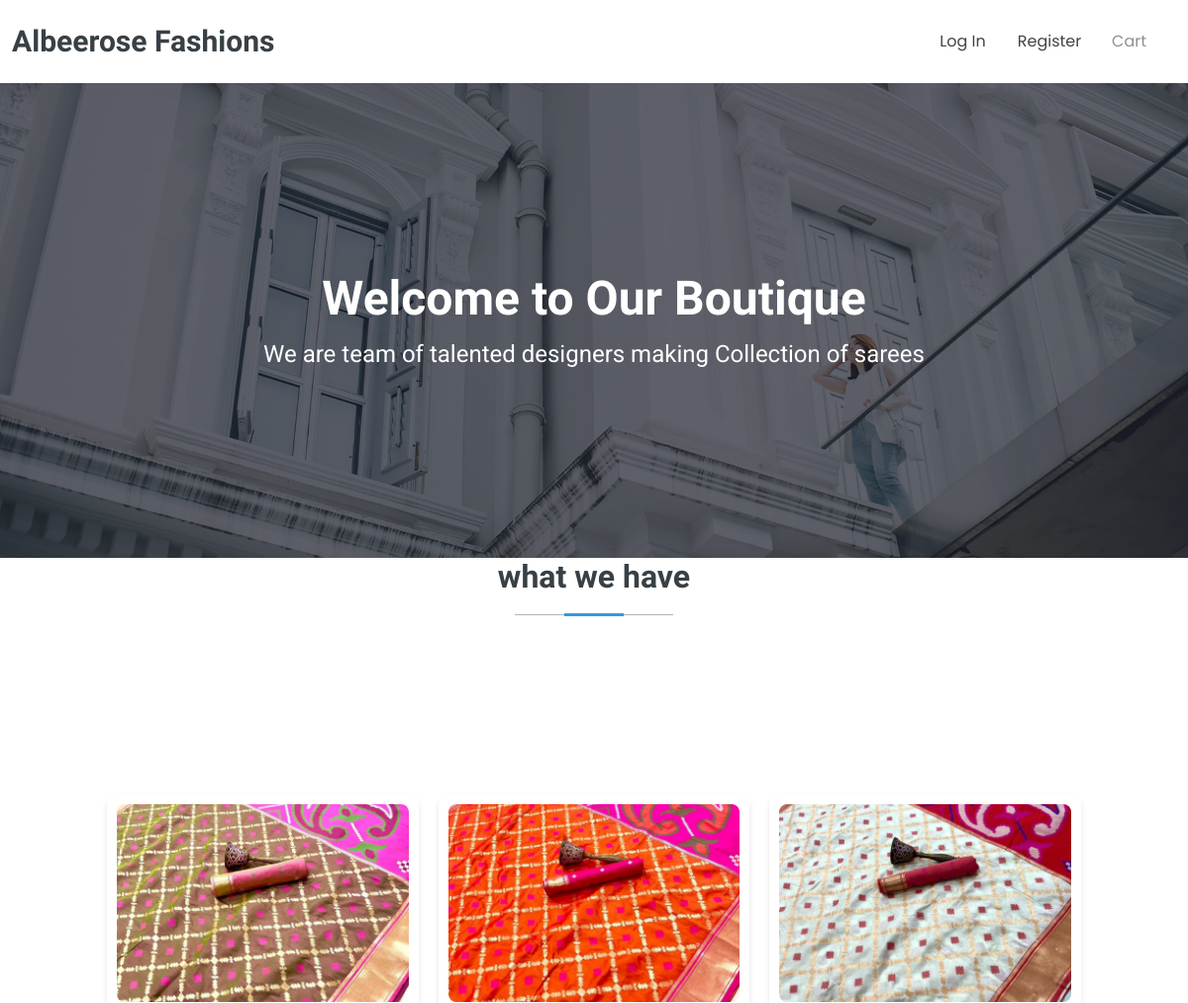
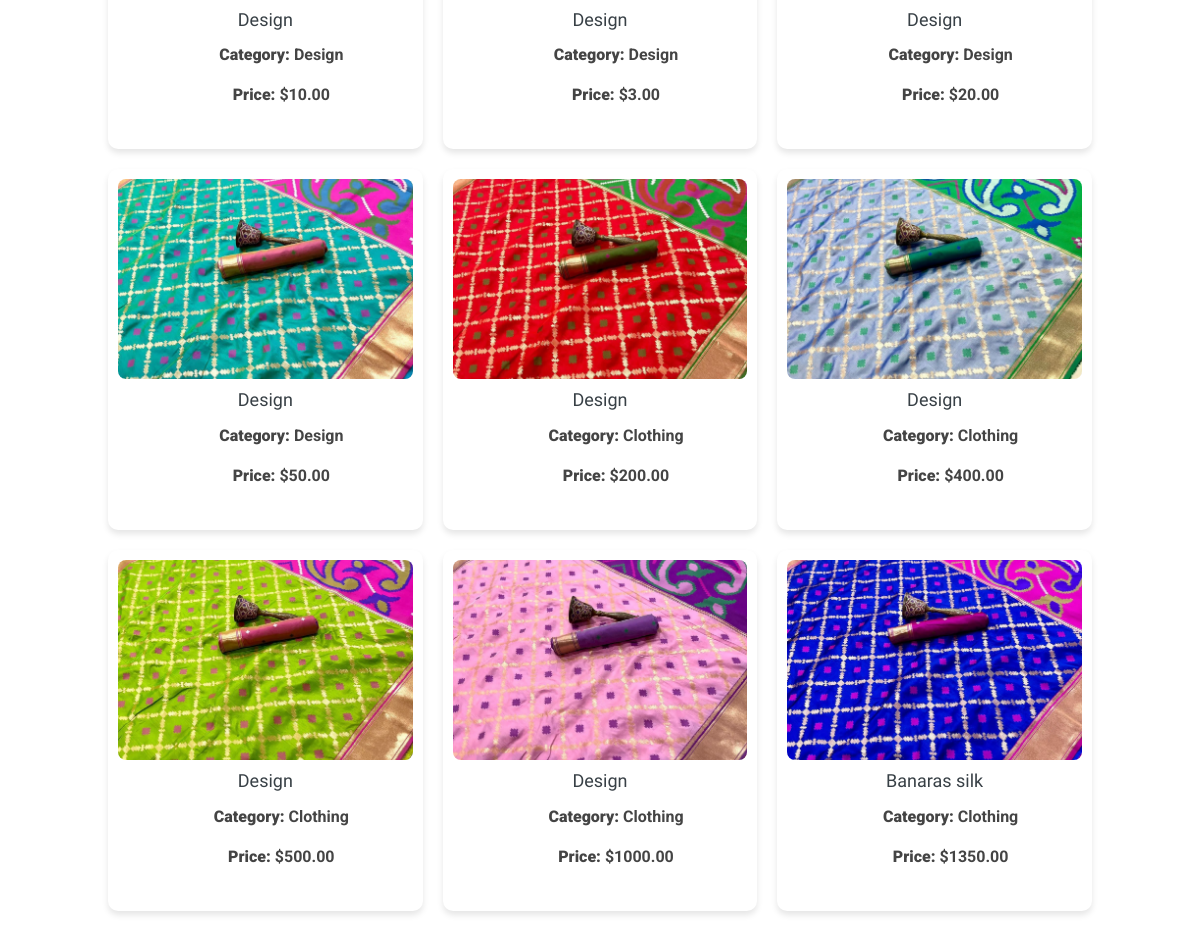
The page / on the database its author committed (2 pictures, top to bottom).
### shopy/models.py (models this page shows, shortened)
class Product(models.Model):
    name = models.CharField(max_length=100)
    category = models.ForeignKey(Category, on_delete=models.CASCADE)
    desc = models.TextField()
    price = models.FloatField(default=0.0)
    product_available_count = models.PositiveIntegerField(default=0)
    img = models.ImageField(upload_to='images/')

class Category(models.Model):
    name=models.CharField(max_length=200)

### shopy/views.py (the view)
# urls.py: path('', views.home, name='home'),
def home(request):
    products = Product.objects.all()  # Fetch all products from the database
    return render(request, 'index.html', {'products': products})

### account/templates/index.html (shortened to what this page needs)
<!DOCTYPE html>
<html lang="en">
<head>
  {% load static %}
  <link href="https://cdn.jsdelivr.net/npm/bootstrap@5.3.0/dist/css/bootstrap.min.css" rel="stylesheet">
  <link href="{% static '/vendor/bootstrap/css/bootstrap.min.css' %}" rel="stylesheet">
  <link href="{% static '/vendor/bootstrap-icons/bootstrap-icons.css' %}" rel="stylesheet">
  <link href="{% static '/vendor/aos/aos.css' %}" rel="stylesheet">
  <link href="{% static '/vendor/glightbox/css/glightbox.min.css' %}" rel="stylesheet">
  <link href="{% static '/vendor/swiper/swiper-bundle.min.css' %}" rel="stylesheet">
  <link href="{% static '/css/main.css' %}" rel="stylesheet">
</head>
<body class="index-page">
  <header id="header" class="header d-flex align-items-center sticky-top">
    <div class="container-fluid position-relative d-flex align-items-center justify-content-between">
      <a href="index.html" class="logo d-flex align-items-center me-auto me-xl-0">
        <h1 class="sitename">Albeerose Fashions</h1>
      </a>
      <nav id="navmenu" class="navmenu">
        <ul>
          <div class="badge position-relative header-social-links">
          <li><a class="nav-link scrollto" href="{% url 'cart' %}">Cart</a></li>
          </div>
          {% if user.is_authenticated %}
          <li><a href="#about" class="btn-get-started">welcome {{user.username}}</a></li>
          <a href="{% url 'user_logout' %}" class="btn-get-started">Log Out</a>
          {% else %}
          <li> <a href="{% url 'user_login' %}" class="btn-get-started">Log In</a></li>
          <li><a href="{% url 'user_register' %}" class="btn-get-started">Register</a></li>
          {% endif %}
        </ul>
      </nav>
    </div>
  </header>
  <main class="main">
    <section id="hero" class="hero section dark-background">
      <img src="{% static '/img/hero-bg.jpg' %}" alt="" data-aos="fade-in">
      <div class="container text-center position-relative" data-aos="fade-up" data-aos-delay="100" style="z-index: 2;">
        <div class="row justify-content-center">
          <div class="col-lg-8">
            <h2>Welcome to Our Boutique</h2>
            <p>We are team of talented designers making Collection of sarees</p>
          </div>
        </div>
      </div>
    </section>
      <div class=" section-title" data-aos="fade-up">
        <h2>what we have</h2>
      </div>
<section class="product-collection">
  <div class="product-grid">
    {% for product in products %}
      <div class="product-card">
        <a href="{% url 'product_des' product.id %}" class="view-button">
        <img src="{{ product.img.url }}" alt="{{ product.name }}" class="product-image" />
        </a>
        <h4 class="product-name">{{ product.name }}</h4>
        <ul class="product-details">
          <p><strong>Category:</strong> {{ product.category.name }}</p>
          <p><strong>Price:</strong> ${{ product.price|floatformat:2 }}</p>
        </ul>
      </div>
    {% endfor %}
  </div>
</section>
  </body>
</html>
</body>
</html>

### rows shown on the page
Product: img (picture), name "Design", category.name "Design", price "10.00"
Product: img (picture), name "Design", category.name "Design", price "3.00"
Product: img (picture), name "Design", category.name "Design", price "20.00"
Product: img (picture), name "Design", category.name "Design", price "50.00"
Product: img (picture), name "Design", category.name "Clothing", price "200.00"
Product: img (picture), name "Design", category.name "Clothing", price "400.00"
Product: img (picture), name "Design", category.name "Clothing", price "500.00"
Product: img (picture), name "Design", category.name "Clothing", price "1000.00"
Product: img (picture), name "Banaras silk", category.name "Clothing", price "1350.00"
